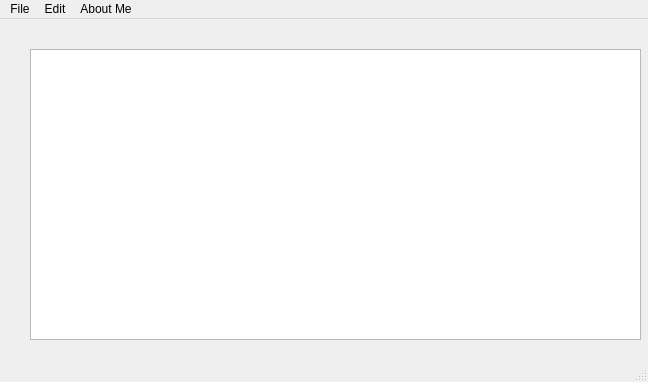
<?xml version="1.0" encoding="UTF-8"?>
<ui version="4.0">
 <class>MainWindow</class>
 <widget class="QMainWindow" name="MainWindow">
  <property name="geometry">
   <rect>
    <x>0</x>
    <y>0</y>
    <width>648</width>
    <height>382</height>
   </rect>
  </property>
  <property name="windowTitle">
   <string>MainWindow</string>
  </property>
  <widget class="QWidget" name="centralwidget">
   <widget class="QWidget" name="verticalLayoutWidget">
    <property name="geometry">
     <rect>
      <x>30</x>
      <y>30</y>
      <width>611</width>
      <height>291</height>
     </rect>
    </property>
    <layout class="QVBoxLayout" name="verticalLayout">
     <item>
      <widget class="QTextEdit" name="textEdit"/>
     </item>
    </layout>
   </widget>
  </widget>
  <widget class="QMenuBar" name="menubar">
   <property name="geometry">
    <rect>
     <x>0</x>
     <y>0</y>
     <width>648</width>
     <height>26</height>
    </rect>
   </property>
   <widget class="QMenu" name="menuFile">
    <property name="title">
     <string>File</string>
    </property>
    <addaction name="actionNew"/>
    <addaction name="actionOpen"/>
    <addaction name="actionSave_as"/>
    <addaction name="actionExit"/>
   </widget>
   <widget class="QMenu" name="menuEdit">
    <property name="title">
     <string>Edit</string>
    </property>
    <addaction name="actionCopy"/>
    <addaction name="actionPaste"/>
    <addaction name="actionCut"/>
    <addaction name="separator"/>
    <addaction name="actionUndo"/>
    <addaction name="actionRedo"/>
    <addaction name="separator"/>
    <addaction name="actionBold"/>
    <addaction name="actionUnbold"/>
    <addaction name="separator"/>
    <addaction name="actionIncrease_Font"/>
    <addaction name="actionDecrease_Font"/>
   </widget>
   <widget class="QMenu" name="menuAbout_Me">
    <property name="title">
     <string>About Me</string>
    </property>
    <addaction name="actionResume"/>
   </widget>
   <addaction name="menuFile"/>
   <addaction name="menuEdit"/>
   <addaction name="menuAbout_Me"/>
  </widget>
  <widget class="QStatusBar" name="statusbar"/>
  <action name="actionNew">
   <property name="icon">
    <iconset resource="resourceFile.qrc">
     <normaloff>:/Imgs/New.bmp</normaloff>:/Imgs/New.bmp</iconset>
   </property>
   <property name="text">
    <string>New</string>
   </property>
  </action>
  <action name="actionSave">
   <property name="text">
    <string>Save</string>
   </property>
  </action>
  <action name="actionSave_as">
   <property name="text">
    <string>Save as</string>
   </property>
  </action>
  <action name="actionCopy">
   <property name="icon">
    <iconset resource="resourceFile.qrc">
     <normaloff>:/Imgs/Copy.bmp</normaloff>:/Imgs/Copy.bmp</iconset>
   </property>
   <property name="text">
    <string>Copy</string>
   </property>
  </action>
  <action name="actionPaste">
   <property name="icon">
    <iconset resource="resourceFile.qrc">
     <normaloff>:/Imgs/Paste.bmp</normaloff>:/Imgs/Paste.bmp</iconset>
   </property>
   <property name="text">
    <string>Paste</string>
   </property>
  </action>
  <action name="actionCut">
   <property name="icon">
    <iconset resource="resourceFile.qrc">
     <normaloff>:/Imgs/Cut.bmp</normaloff>:/Imgs/Cut.bmp</iconset>
   </property>
   <property name="text">
    <string>Cut</string>
   </property>
  </action>
  <action name="actionUndo">
   <property name="text">
    <string>Undo</string>
   </property>
  </action>
  <action name="actionRedo">
   <property name="text">
    <string>Redo</string>
   </property>
  </action>
  <action name="actionBold">
   <property name="text">
    <string>Bold</string>
   </property>
  </action>
  <action name="actionUnbold">
   <property name="text">
    <string>Unbold</string>
   </property>
  </action>
  <action name="actionOpen">
   <property name="icon">
    <iconset resource="resourceFile.qrc">
     <normaloff>:/Imgs/Open.bmp</normaloff>:/Imgs/Open.bmp</iconset>
   </property>
   <property name="text">
    <string>Open</string>
   </property>
  </action>
  <action name="actionExit">
   <property name="text">
    <string>Exit</string>
   </property>
  </action>
  <action name="actionResume">
   <property name="text">
    <string>Resume</string>
   </property>
  </action>
  <action name="actionIncrease_Font">
   <property name="text">
    <string>Increase Font</string>
   </property>
  </action>
  <action name="actionDecrease_Font">
   <property name="text">
    <string>Decrease Font</string>
   </property>
  </action>
 </widget>
 <resources>
  <include location="resourceFile.qrc"/>
 </resources>
 <connections/>
</ui>
